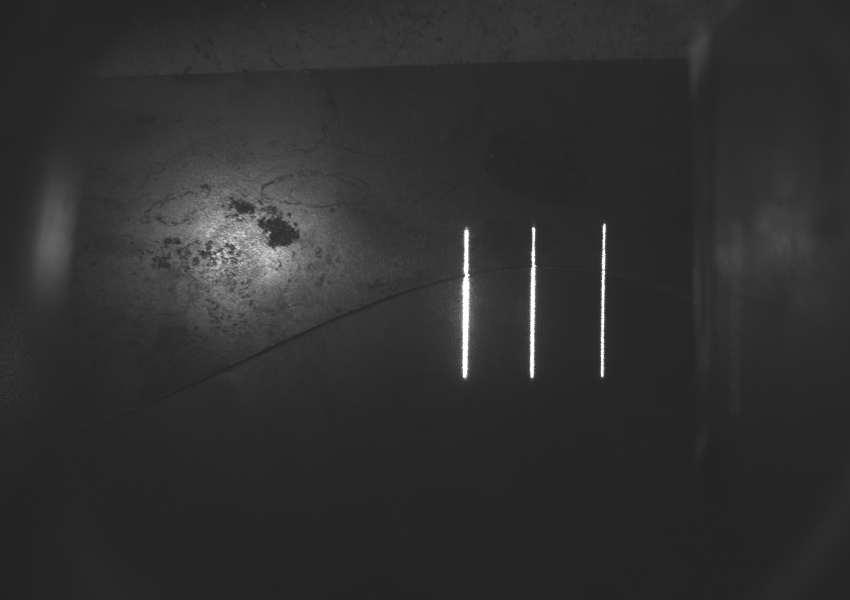
#> input picture MyCamera/Scan_data8/weldseam_69.jpg, 1700 x 1200 px, found by its file name (shown at 1/2 size)
$ python ransac.py
#> lines starting #> are read from the running program, lines starting #| are printed output that depends on the picture; after the words box and inside, x2 and y2 are one past the last pixel; in counts of white or black regions, pixels touching at a corner belong together
#> further down, image is the input picture: shape (1200, 1700); min 33, max 255, mean 47.8
import imghdr
import cv2 as cv
import numpy as np
from matplotlib import pyplot as plt
from skimage.measure import ransac, LineModelND

rows = 1200
cols = 1700

def WeldSeamCenter(img):
    # adjust w to find the center of weldseam
    w = 5
    weldseam_center = []
    for j in range(1084, 1184, 1):
    # for j in range(1165, 1225, 1):
        d = []
        for i in range(350, 800, 1):
            # if img[i][j] < 50:
            a = 2*(img[i-1,j]+img[i,j]+img[i+1,j])
            b = img[i+w,j]+img[i+w+1,j]+img[i+w+2,j]
            c = img[i-w,j]+img[i-w-1,j]+img[i-w-2,j]
            e = a - b - c
            d.append(e)
            del a
            del b
            del c
        min_val = min(d)
        center_point = [j, d.index(min_val)+350]
        weldseam_center.append(center_point)
        del d
    return weldseam_center

def LaserCenter(img):
        center = np.zeros((rows,cols))
        # find the center point
        for x in range(cols):
            sum1 = 0.0
            sum2 = 0.0
            roi = np.where(img[:,x] == 255)
            if roi[0].size != 0:
                for y in roi[0]:
                    sum1 += y * img[y][x]
                    sum2 += img[y][x]
                center[int(sum1/sum2)][x] = 255
        return center

def Preprocessing(img):
    blur = cv.GaussianBlur(img,(7,7),0)                 # use when img is gray image
    _, thresh = cv.threshold(blur,100,255,cv.THRESH_BINARY)
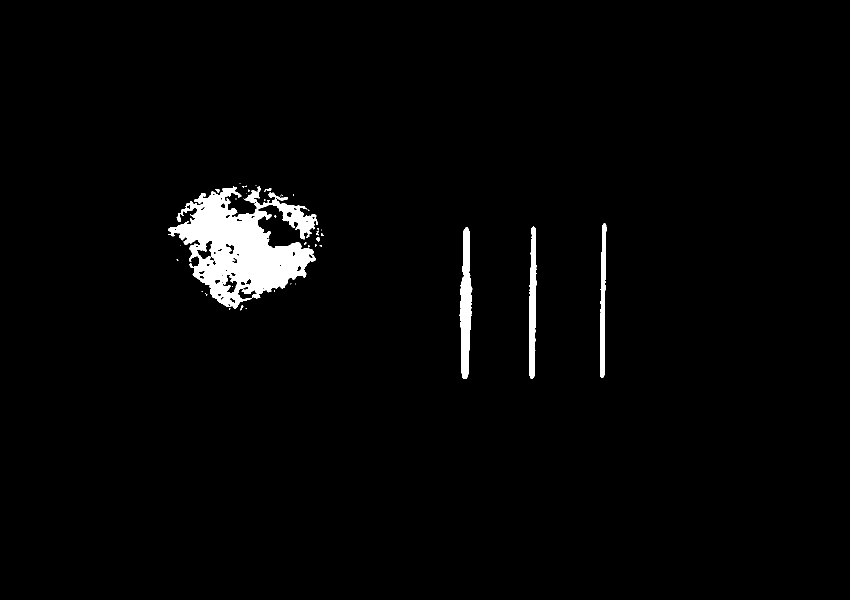
#> thresh: shape (1200, 1700) (shown at 1/2 size); 2.3% white; 43 white regions (36 under 20 px), largest, box (x1, y1, x2, y2) and area: (336, 372, 636, 618) 35572, (919, 454, 945, 758) 4938, (1058, 453, 1073, 757) 3319
    closing = thresh
    del blur
    for _ in range(7):
        closing = cv.morphologyEx(closing, cv.MORPH_CLOSE, np.ones((7,7),np.uint8))
#> this loop made 7 passes
#> pass 1, in Preprocessing, `closing = cv.morphologyEx(closing, cv.MORPH_CLOSE, np.ones((7,7),np.ui..`:
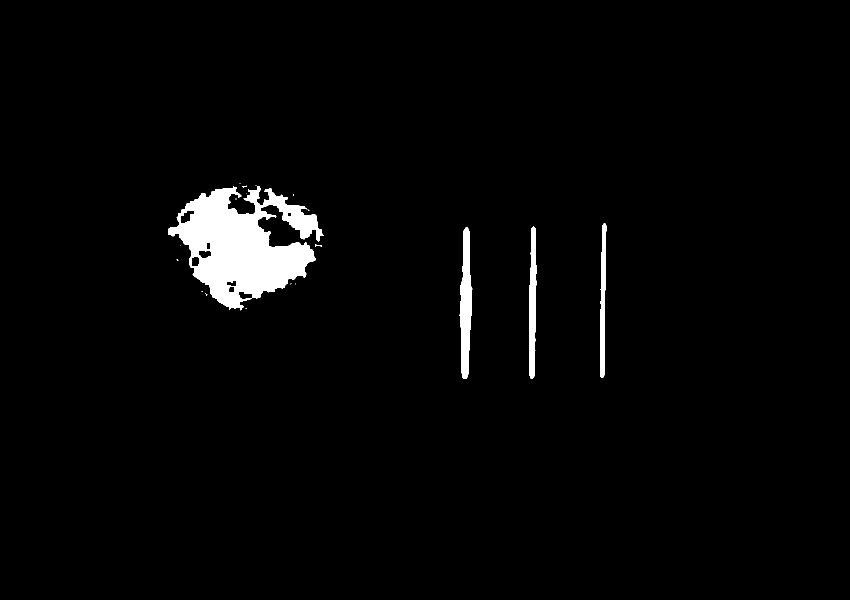
#> closing: shape (1200, 1700) (shown at 1/2 size); 2.5% white; 20 white regions (14 under 20 px), largest, box (x1, y1, x2, y2) and area: (336, 372, 647, 621) 40143, (919, 454, 945, 758) 5013, (1058, 453, 1073, 757) 3368, (1200, 447, 1213, 755) 2595, (630, 489, 644, 494) 30, (485, 371, 494, 375) 20
    del thresh
    return closing

# https://stackoverflow.com/questions/20677795/how-do-i-compute-the-intersection-point-of-two-lines
def line_intersection(line1, line2):
    xdiff = (line1[0][0] - line1[1][0], line2[0][0] - line2[1][0])
    ydiff = (line1[0][1] - line1[1][1], line2[0][1] - line2[1][1])

    def det(a, b):
        return a[0] * b[1] - a[1] * b[0]

    div = det(xdiff, ydiff)
    if div == 0:
       raise Exception('lines do not intersect')

    d = (det(*line1), det(*line2))
    x = det(d, xdiff) / div
    y = det(d, ydiff) / div
    return int(x), int(y)

# print(line_intersection((A, B), (C, D)))

image = cv.imread("D:/Workspace/Code/Welding_Robot/3D_Laser_Vision_Welding_Robot/MyCamera/Scan_data12/weldseam_69.jpg", cv.IMREAD_GRAYSCALE)
# image = cv.imread("D:/Processing/Welding Robot Project/Photo/Test-RANSAC/img.jpg", cv.IMREAD_GRAYSCALE)
img = Preprocessing(image)
weldseam_center = WeldSeamCenter(img=image)
#> after the loop in WeldSeamCenter, `for j in range(1084, 1184, 1):`: weldseam_center = 100 pairs, first value 1084 to 1183, second value 370 to 667
# thinned         = cv.ximgproc.thinning(img, thinningType=cv.ximgproc.THINNING_ZHANGSUEN)
# laser_center    = LaserCenter(img=thinned)
# print(laser_center)


data = np.array(weldseam_center)
#> data has the same summary as weldseam_center in WeldSeamCenter
# print(data)

# RANSAC line fitting
model = LineModelND ()
model_robust, inliers = ransac(data, LineModelND , min_samples=2,
                               residual_threshold=1, max_trials=1000)
outliers = inliers == False
line_x = [1036, 1156]
line_y_robust = model_robust.predict_y(line_x)
#> line_y_robust = [527.2, 533.4]

# weldseam line
weldseam_point_1 = [line_x[0], line_y_robust[0]]
#> weldseam_point_1 = [1036, 527.2]
weldseam_point_2 = [line_x[1], line_y_robust[1]]
#> weldseam_point_2 = [1156, 533.4]

weldseam = (weldseam_point_1, weldseam_point_2)
#> weldseam = ([1036, 527.2], [1156, 533.4])

# laser center line
# Laser center is the column ... of the image
laser_center_1 = [1134, 900]
laser_center_2 = [1134, 1200]

laser_centerline = (laser_center_1, laser_center_2)

# find intersection
feature_point = line_intersection(weldseam, laser_centerline)
#> in line_intersection, `xdiff = (line1[0][0] - line1[1][0], line2[0][0] - line2[1][0])`: xdiff = (-120, 0)
#> in line_intersection, `ydiff = (line1[0][1] - line1[1][1], line2[0][1] - line2[1][1])`: ydiff = (-6.12, -300)
#> in line_intersection, `div = det(xdiff, ydiff)`: div = 36000
#> in line_intersection, `d = (det(*line1), det(*line2))`: d = (-56925.1, 340200)
#> in line_intersection, `x = det(d, xdiff) / div`: x = 1134
#> in line_intersection, `y = det(d, ydiff) / div`: y = 532.2
#> feature_point = (1134, 532)

# ROI illustration
image[:,1184] = 255
image[:,1084] = 255
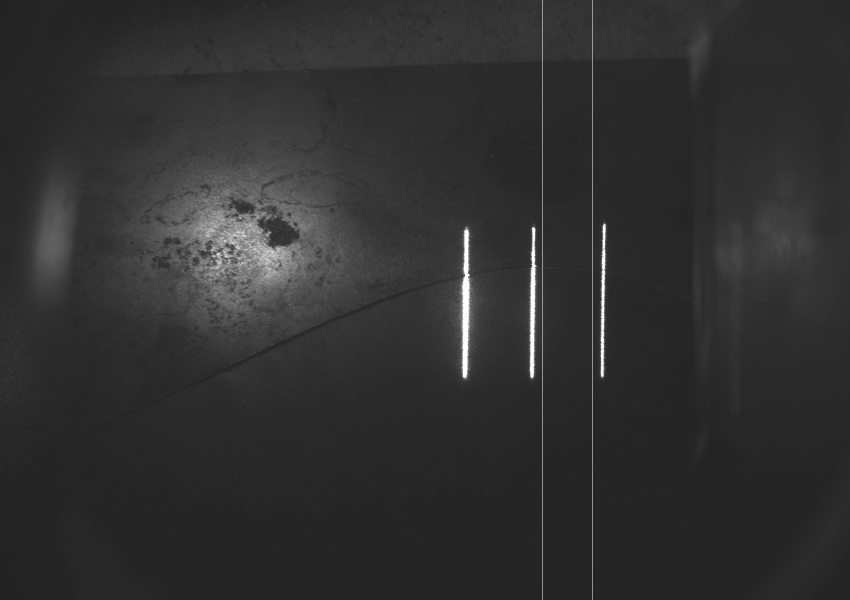
#> image: shape (1200, 1700) (shown at 1/2 size); min 33, max 255, mean 48.1

frame = cv.cvtColor(image, cv.COLOR_GRAY2RGB)

for p in weldseam_center:
    cv.circle(frame, (int(p[0]),int(p[1])), 1, (0, 0, 255), 1)
#> this loop made 100 passes
#> p on passes 1 to 12: [1084, 583], [1085, 626], [1086, 626], [1087, 652], [1088, 652], [1089, 664], [1090, 531], [1091, 531], [1092, 530], [1093, 530], [1094, 531], [1095, 658]
#> frame: shape (1200, 1700, 3); mean B, G, R 48.1, 48.1, 48.1
# laser ROI
# image[:,1135] = 255
# image[:,1095] = 255
cv.circle(frame, (int(feature_point[0]),int(feature_point[1])), 5, (255, 0, 0), 5)
#> frame: shape (1200, 1700, 3); mean B, G, R 48.1, 48.1, 48.1
frame = cv.resize(frame, (870,687), interpolation = cv.INTER_AREA)
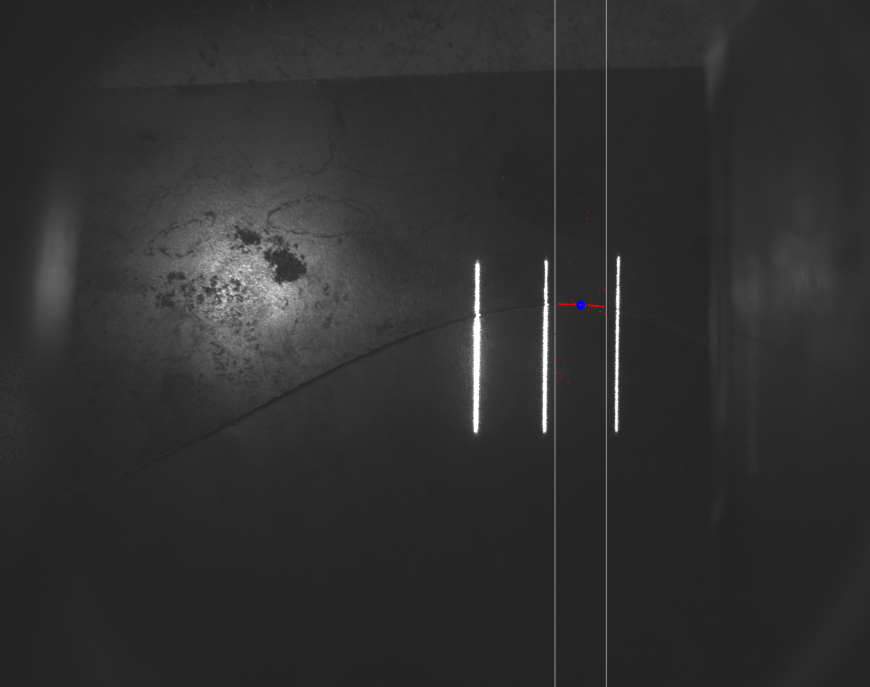
#> frame: shape (687, 870, 3); mean B, G, R 48.1, 48.1, 48.1


# Show the Result
cv.namedWindow("img", cv.WINDOW_AUTOSIZE)
cv.imshow("img", frame)
cv.waitKey()


# [10 lines of commented-out code are left out]

$ run again, with MyCamera/Scan_data8/weldseam_01.jpg copied over MyCamera/Scan_data8/weldseam_69.jpg
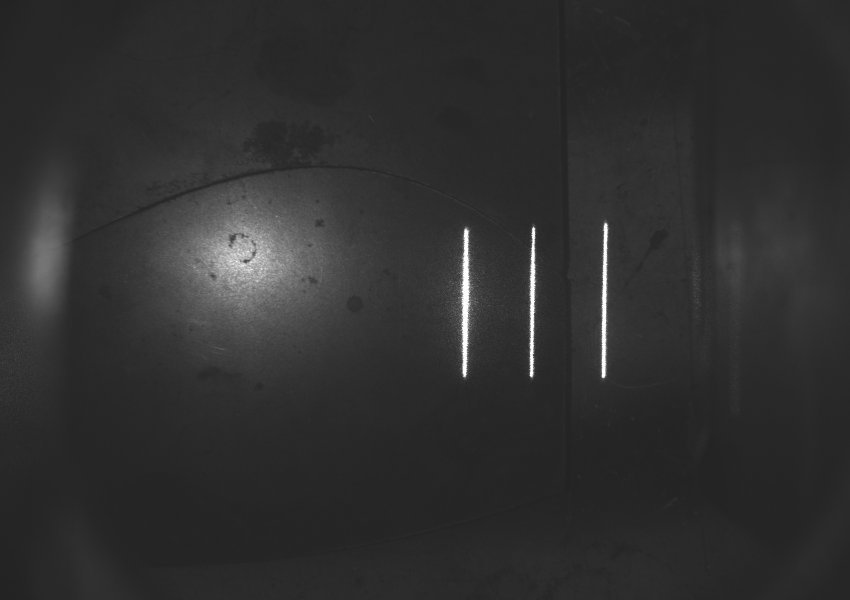
#> input picture MyCamera/Scan_data8/weldseam_01.jpg, 1700 x 1200 px, found by its file name (shown at 1/2 size)
#> image is the input picture: shape (1200, 1700); min 33, max 255, mean 47.9
#> in Preprocessing, `_, thresh = cv.threshold(blur,100,255,cv.THRESH_BINARY)`:
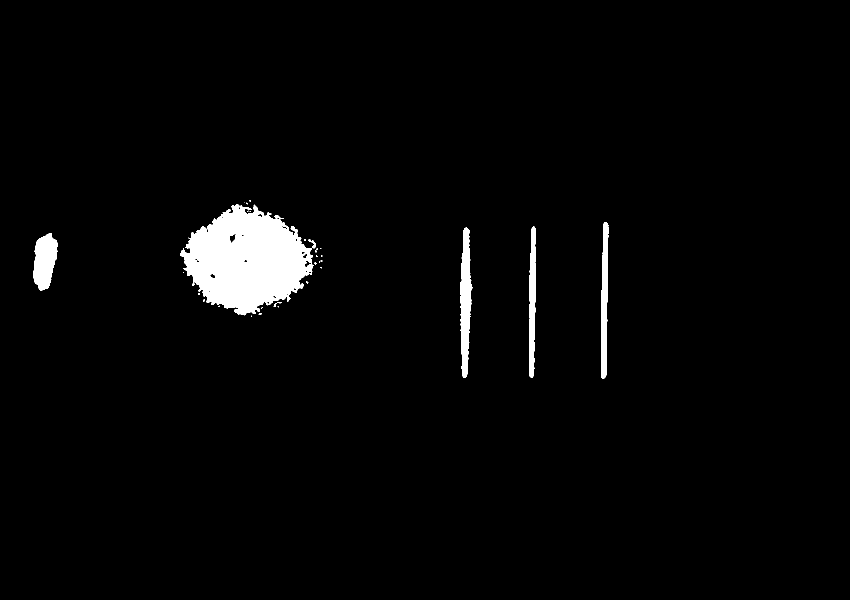
#> thresh: shape (1200, 1700) (shown at 1/2 size); 2.6% white; 31 white regions (24 under 20 px), largest, box (x1, y1, x2, y2) and area: (360, 408, 632, 631) 38080, (920, 455, 945, 756) 4773, (67, 466, 116, 582) 3981
#> after the loop in WeldSeamCenter, `for j in range(1084, 1184, 1):`: weldseam_center = 100 pairs, first value 1084 to 1183, second value 429 to 700
#> data has the same summary as weldseam_center in WeldSeamCenter
#> line_y_robust = [481.9, 575.3]
#> weldseam_point_1 = [1036, 481.9]
#> weldseam_point_2 = [1156, 575.3]
#> weldseam = ([1036, 481.9], [1156, 575.3])
#> xdiff = (-120, 0)
#> ydiff = (-93.42, -300)
#> div = 36000
#> d = (38952.3, 340200)
#> x = 1134
#> y = 558.2
#> feature_point = (1134, 558)
#> the loop `for p in weldseam_center:` made 100 passes
#> p on passes 1 to 8: [1084, 684], [1085, 584], [1086, 563], [1087, 530], [1088, 582], [1089, 563], [1090, 520], [1091, 533]
#> `frame = cv.resize(frame, (870,687), interpolation = cv.INTER_AREA)`:
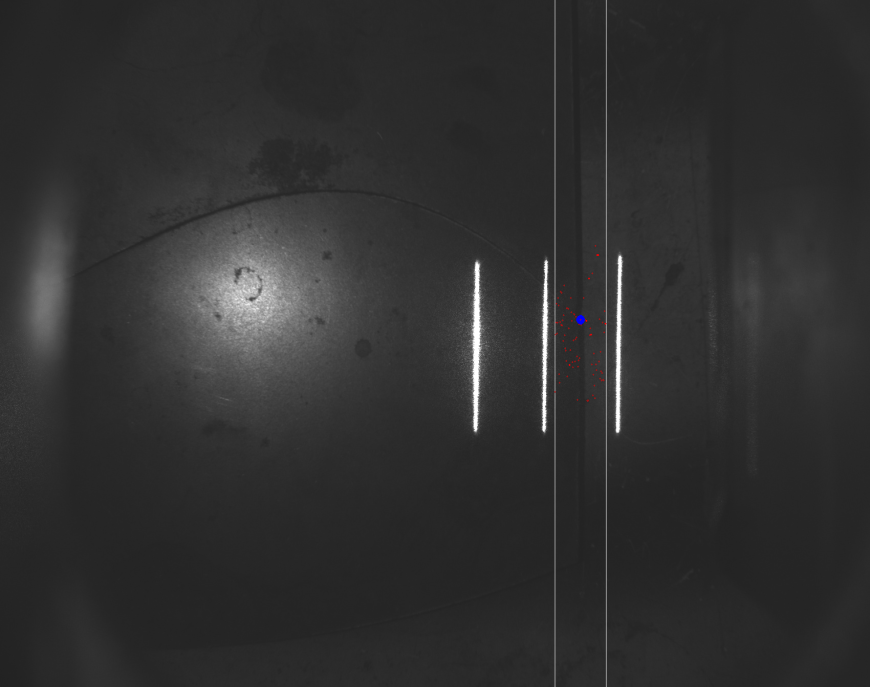
#> frame: shape (687, 870, 3); mean B, G, R 48.2, 48.2, 48.2
